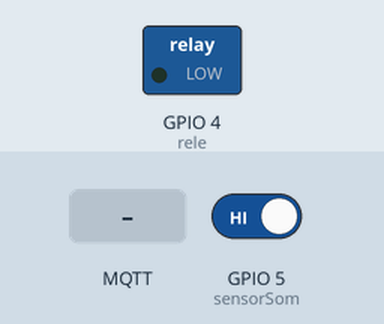
A sketch run on a simulated ESP8266 (NodeMCU). On the bench: switched loads named in the sketch (green lamp = pin HIGH). The inputs (shaded band) are chosen by the test bench; at power-on: GPIO 5 (sensorSom) HIGH. WiFi joins after 1.5 s; servers stay silent unless stated; no MQTT or app messages arrive unless stated; what the sketch prints to the serial monitor is not drawn.

Above: at 2.7 s.
2.8 s: MQTT message "1" arrives on the first subscribed topic
At 3.7 s:
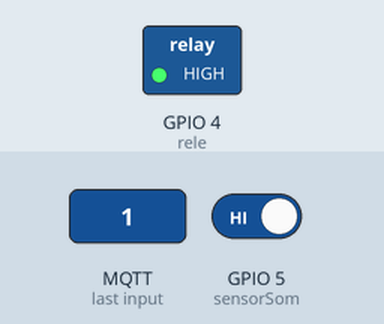
4.3 s: MQTT message "0" arrives on the first subscribed topic
At 4.9 s:
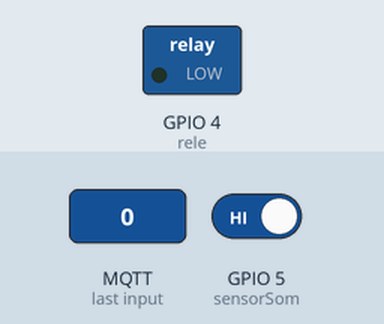
Timing chart, 0 to 7.3 s (numbered marks = the images above; inputs shaded):
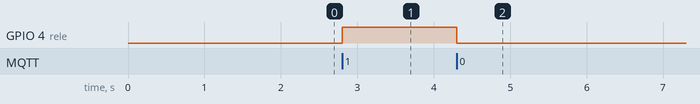

The sketch:

Codigo_ProjetoLampada.ino
```cpp
/**************************** DEFINIÇÕES ************************************* */

// Os números associados a cada variável seguem o guia de conexões e representam as portas digitais usadas.
#include <ESP8266WiFi.h>
#include <PubSubClient.h>

/***************************************************************************** */
#define sensorSom 5
#define rele 4

//WiFi
const char* SSID = "WIFI-PIRES";                // SSID / nome da rede WiFi que deseja se conectar
const char* PASSWORD = "#39161781#";   // Senha da rede WiFi que deseja se conectar
WiFiClient wifiClient;

//MQTT Server
const char* BROKER_MQTT = "test.mosquitto.org"; //URL do broker MQTT que se deseja utilizar
int BROKER_PORT = 1883;                      // Porta do Broker MQTT

#define ID_MQTT  "TRABALHO"             //Informe um ID unico e seu. Caso sejam usados IDs repetidos a ultima conexão irá sobrepor a anterior.
#define TOPIC_SUBSCRIBE "flavia/lamp"   //Informe um Tópico único. Caso sejam usados tópicos em duplicidade, o último irá eliminar o anterior.
PubSubClient MQTT(wifiClient);        // Instancia o Cliente MQTT passando o objeto espClient

//Declaração das Funções
void mantemConexoes();  //Garante que as conexoes com WiFi e MQTT Broker se mantenham ativas
void conectaWiFi();     //Faz conexão com WiFi
void conectaMQTT();     //Faz conexão com Broker MQTT
void recebePacote(char* topic, byte* payload, unsigned int length);
/************************ VARIÁVEIS AUXILIARES ******************************* */

// Essas variáveis definem alguns parâmetros do programa e auxiliam na detecção e contagem das palmas.
int delayfinal = 100;       //Valor representa um tempo em milissegundos, esse tempo é aguardado pelo programa para que se inicie novamente o loop.
int duracaoPalma = 200;     //Valor representa um tempo em milissegundos, é o tempo que dura o som de uma palma, precisa ser calibrado entre 100 e 250.
int intervaloPalmas = 500;  //Valor representa um tempo em milissegundos, é o intervalo máximo permitido entre uma sequência de palmas.
int quantidadePalmas = 0;   //Quantidade de palmas registradas.
long momentoPalma = 0;      //Marcador usado para a detecção das palmas, será utilizado junto com a função millis.
long esperaPalmas = 0;      //Marcador usado para contagem dos intervalos de tempo, será utilizado junto com a função millis.

/***************************************************************************** */

/******************* CONFIGURAÇÕES INICIAIS DO CÓDIGO ************************ */

void setup() {

  // Definição da função de cada pino, se vão receber (INPUT) ou enviar (OUTPUT) informações.
  pinMode(sensorSom,INPUT);
  pinMode(rele,OUTPUT);
  Serial.begin(115000);

  conectaWiFi();
  MQTT.setServer(BROKER_MQTT, BROKER_PORT);
  MQTT.setCallback(recebePacote);

  // Inicia todos os relés na posição na qual os contatos estão desligados. Nosso módulo relé tem a lógica invertida HIGH desliga as portas, verifique se o usado por você também apresenta a mesma lógica.


}

/***************************************************************************** */

/********************* EXECUÇÃO DO CÓDIGO QUE SE REPETE ********************** */

void loop() {

  mantemConexoes();
  MQTT.loop();

  //Faz a leitura digital do sensor de som, quando este sensor detecta som ele desliga a porta de entrada, mudando seu estado para LOW e quando não detecta mantem em HIGH.
  int leituraSom = digitalRead(sensorSom);

  //Ações quando o sensor detectar som, ou seja, entrar em LOW.
  if (leituraSom == LOW) {

     //Marca o momento da palma, soma a quantidade de palmas e aguarda um intervalo para não marcar a mesma palma mais de uma vez.
     if (momentoPalma == 0) {
        momentoPalma = esperaPalmas = millis();
        quantidadePalmas = quantidadePalmas + 1;
     } else if ((millis() - momentoPalma) >= duracaoPalma) {
        momentoPalma = 0;
     }
  }

  //Verifica se nenhuma palma mais pode ser dada, e em seguida faz o acionamento dos relés conforme o número de palmas já registrado.
  if (((millis() - esperaPalmas) > intervaloPalmas) && (quantidadePalmas != 0)) {

    if(quantidadePalmas == 1){
       digitalWrite(rele, HIGH);          //O sinal de exclamação inverte a condição do relé, se estava ligado será desligado e vice versa.
       }
    if(quantidadePalmas == 2){
       digitalWrite(rele, LOW);      //O sinal de exclamação inverte a condição do relé, se estava ligado será desligado e vice versa.
       }

     delay(delayfinal);     //Tempo de espera para continuar o programa, esse tempo é importante para evitar efeitos de possiveis detecções truncadas de ecos e reverberações no som.
     quantidadePalmas = 0;  //Retoma a condição inicial da quantidade de palmas.
   }
}


void mantemConexoes() {
    if (!MQTT.connected()) {
       conectaMQTT();
    }

    conectaWiFi(); //se não há conexão com o WiFI, a conexão é refeita
}

void conectaWiFi() {

  if (WiFi.status() == WL_CONNECTED) {
     return;
  }

  Serial.print("Conectando-se na rede: ");
  Serial.print(SSID);
  Serial.println("  Aguarde!");

  WiFi.begin(SSID, PASSWORD); // Conecta na rede WI-FI
  while (WiFi.status() != WL_CONNECTED) {
      delay(100);
      Serial.print(".");
  }

  Serial.println();
  Serial.print("Conectado com sucesso, na rede: ");
  Serial.print(SSID);
  Serial.print("  IP obtido: ");
  Serial.println(WiFi.localIP());
}

void conectaMQTT() {
    while (!MQTT.connected()) {
        Serial.print("Conectando ao Broker MQTT: ");
        Serial.println(BROKER_MQTT);
        if (MQTT.connect(ID_MQTT)) {
            Serial.println("Conectado ao Broker com sucesso!");
            MQTT.subscribe(TOPIC_SUBSCRIBE);
        }
        else {
            Serial.println("Noo foi possivel se conectar ao broker.");
            Serial.println("Nova tentatica de conexao em 10s");
            delay(10000);
        }
    }
}

void recebePacote(char* topic, byte* payload, unsigned int length)
{
    String msg;

    //obtem a string do payload recebido
    for(int i = 0; i < length; i++)
    {
       char c = (char)payload[i];
       msg += c;
    }

    if (msg == "0") {
       Serial.println("recebido");
       digitalWrite(rele, LOW);
    }

    if (msg == "1") {
       Serial.println("chegou");
       digitalWrite(rele, HIGH);
    }
}
/***************************************************************************** */
```

Measured:
- after the input at 2.8 s, GPIO 4 (rele): LOW → HIGH at once
- after the input at 4.3 s, GPIO 4 (rele): HIGH → LOW at once
